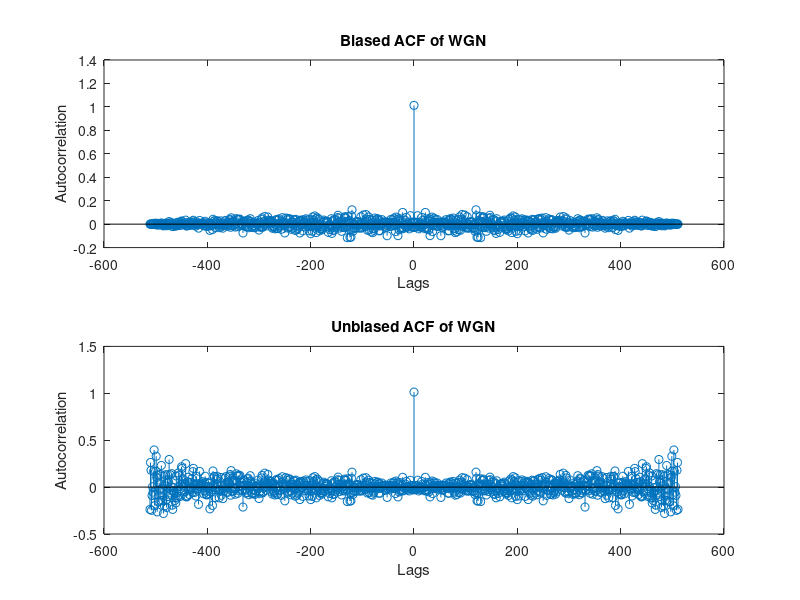
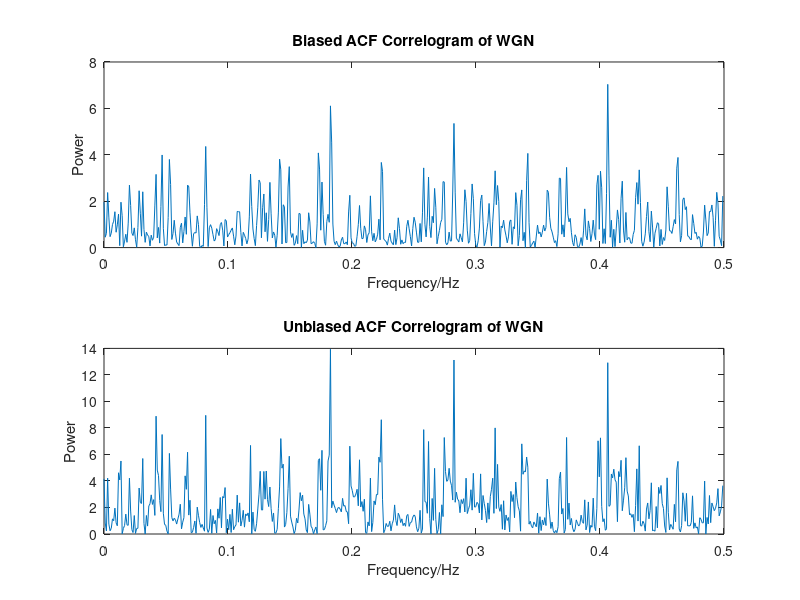
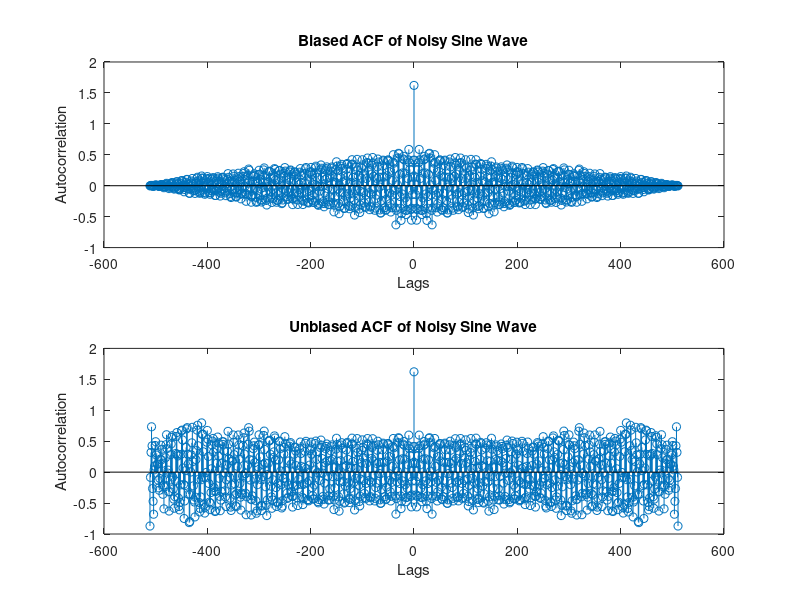
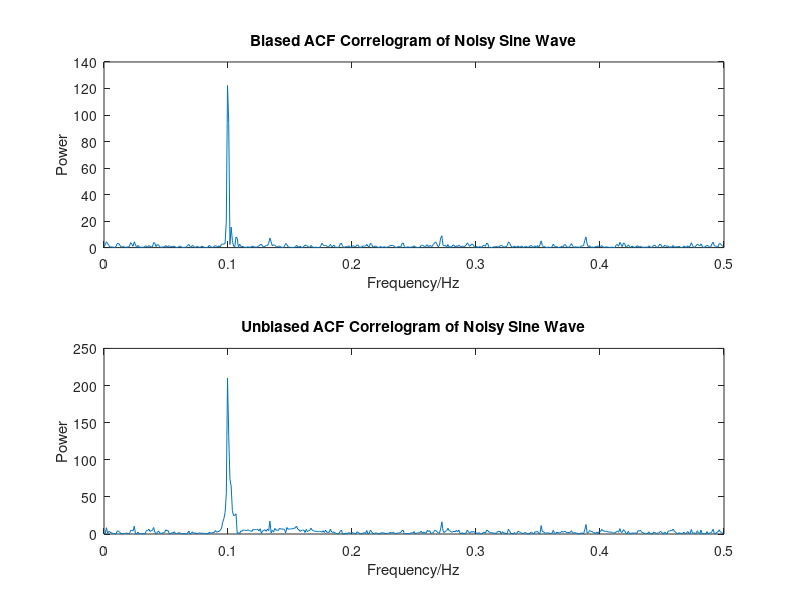

Write the MATLAB code that produced these figures, in order.
% ASPMI Exercise 2.1a
% Write a MATLAB script which calculates both biased and unbiased ACF
% estimates of a signal and then use these ACF estimates to compute the
% corresponding correlogram

N = 512; % Set N of 512

%%%%%%%%%%%%%%%%%%%%%%% Find correlograms of WGN %%%%%%%%%%%%%%%%%%%%%%%%%%

x_1 = randn(N,1); % Create vector of WGN noise
% Find Biased ACF of WGN noise
x_1_bacf = xcorr(x_1,'biased');
% Find Unbiased ACF of WGN noise
x_1_uacf = xcorr(x_1,'unbiased');

% Plot ACF for both functions
tau = -(N-1):N-1; % Find corresponding lags
figure(1)
% Plot Biased ACF
subplot(2,1,1)
stem(tau,x_1_bacf);
title('Biased ACF of WGN')
xlabel('Lags')
ylabel('Autocorrelation')
% Plot Unbiased ACF
subplot(2,1,2)
stem(tau,x_1_uacf);
title('Unbiased ACF of WGN')
xlabel('Lags')
ylabel('Autocorrelation')

% Plot Correlogram for both functions
% Find FFT of both ACFs
fft_x_1_bacf = fft(x_1_bacf);
fft_x_1_uacf = fft(x_1_uacf);
% Find the magnitude of correlograms
mag_corr_x_1_bacf = abs(fftshift(fft_x_1_bacf));
mag_corr_x_1_uacf = abs(fftshift(fft_x_1_uacf));
f_hs = 0:1/(2*N):0.5-1/(2*N); % Find the half spectrum frequencies
% Find the half-spectrum magnitudes
mag_corr_x_1_bacf_hs = mag_corr_x_1_bacf(N:end);
mag_corr_x_1_uacf_hs = mag_corr_x_1_uacf(N:end);
% Plot correlogram magnitude spectrum of WGN
figure(2)
subplot(2,1,1)
plot(f_hs,mag_corr_x_1_bacf_hs);
title('Biased ACF Correlogram of WGN')
xlabel('Frequency/Hz')
ylabel('Power')
subplot(2,1,2)
plot(f_hs,mag_corr_x_1_uacf_hs);
title('Unbiased ACF Correlogram of WGN')
xlabel('Frequency/Hz')
ylabel('Power')

%%%%%%%%%%%%%%%%%%% Find correlograms of sine wave in WGN %%%%%%%%%%%%%%%%%

n = 1:N;
f = 0.1;
x_2 = sin(2*pi*f*n).' + randn(N,1); % Create vector of noisy sine wave
% Find Biased ACF of WGN noise
x_2_bacf = xcorr(x_2,'biased');
% Find Unbiased ACF of WGN noise
x_2_uacf = xcorr(x_2,'unbiased');

% Plot ACF for both functions
tau = -(N-1):N-1; % Find corresponding lags
figure(3)
% Plot Biased ACF
subplot(2,1,1)
stem(tau,x_2_bacf);
title('Biased ACF of Noisy Sine Wave')
xlabel('Lags')
ylabel('Autocorrelation')
% Plot Unbiased ACF
subplot(2,1,2)
stem(tau,x_2_uacf);
title('Unbiased ACF of Noisy Sine Wave')
xlabel('Lags')
ylabel('Autocorrelation')

% Plot Correlogram for both functions
% Find FFT of both ACFs
fft_x_2_bacf = fft(x_2_bacf);
fft_x_2_uacf = fft(x_2_uacf);
% Find the magnitude of correlograms
mag_corr_x_2_bacf = abs(fftshift(fft_x_2_bacf));
mag_corr_x_2_uacf = abs(fftshift(fft_x_2_uacf));
f_hs = 0:1/(2*N):0.5-1/(2*N); % Find the half spectrum frequencies
% Find the half-spectrum magnitudes
mag_corr_x_2_bacf_hs = mag_corr_x_2_bacf(N:end);
mag_corr_x_2_uacf_hs = mag_corr_x_2_uacf(N:end);
% Plot correlogram magnitude spectrum of WGN
figure(4)
subplot(2,1,1)
plot(f_hs,mag_corr_x_2_bacf_hs);
title('Biased ACF Correlogram of Noisy Sine Wave')
xlabel('Frequency/Hz')
ylabel('Power')
subplot(2,1,2)
plot(f_hs,mag_corr_x_2_uacf_hs);
title('Unbiased ACF Correlogram of Noisy Sine Wave')
xlabel('Frequency/Hz')
ylabel('Power')

%%%%%%%%%%%%%%%% Find correlograms of WGN filtered by MA(5) filter %%%%%%%%

x_wgn = randn(N,1); % Create vector of WGN noise
b = [1 1 1 1 1]; % MA coefficients
a = 1; % MA only filter
x_3 = filter(b,a,x_wgn); % Create vector of filtered WGN noise
% Find Biased ACF of WGN noise
x_3_bacf = xcorr(x_3,'biased');
% Find Unbiased ACF of WGN noise
x_3_uacf = xcorr(x_3,'unbiased');

% Plot ACF for both functions
tau = -(N-1):N-1; % Find corresponding lags
figure(5)
% Plot Biased ACF
subplot(2,1,1)
stem(tau,x_3_bacf);
title('Biased ACF of Filtered WGN')
xlabel('Lags')
ylabel('Autocorrelation')
% Plot Unbiased ACF
subplot(2,1,2)
stem(tau,x_3_uacf);
title('Unbiased ACF of Filtered WGN')
xlabel('Lags')
ylabel('Autocorrelation')

% Plot Correlogram for both functions
% Find FFT of both ACFs
fft_x_3_bacf = fft(x_3_bacf);
fft_x_3_uacf = fft(x_3_uacf);
% Find the magnitude of correlograms
mag_corr_x_3_bacf = abs(fftshift(fft_x_3_bacf));
mag_corr_x_3_uacf = abs(fftshift(fft_x_3_uacf));
f_hs = 0:1/(2*N):0.5-1/(2*N); % Find the half spectrum frequencies
% Find the half-spectrum magnitudes
mag_corr_x_3_bacf_hs = mag_corr_x_3_bacf(N:end);
mag_corr_x_3_uacf_hs = mag_corr_x_3_uacf(N:end);
% Plot correlogram magnitude spectrum of WGN
figure(6)
subplot(2,1,1)
plot(f_hs,mag_corr_x_3_bacf_hs);
title('Biased ACF Correlogram of Filtered WGN')
xlabel('Frequency/Hz')
ylabel('Power')
subplot(2,1,2)
plot(f_hs,mag_corr_x_3_uacf_hs);
title('Unbiased ACF Correlogram of Filtered WGN')
xlabel('Frequency/Hz')
ylabel('Power')